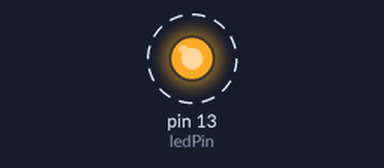
The sketch below on a simulated Arduino Uno, built with avr-gcc and run on an emulated ATmega328P. Parts: output pins drawn as LEDs (lit = HIGH). Dashed ring = blinking.

Above: at 0.5 s.
Timing chart, 0 to 3.5 s (numbered marks = the images above):
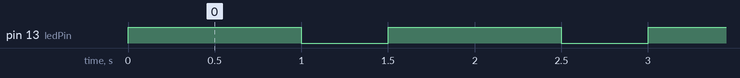

The sketch:

3blinkingdifferentrates.ino
```cpp
// This turns on the onboard LED for 1s and off for 0.5s repeatedly

int ledPin = 13;
int waitTimeOn = 1000;
int waitTimeOff = 500;

void setup(){
    // initialize the digital pin as output
  pinMode(ledPin, OUTPUT);
}

void loop() {
  digitalWrite(ledPin, HIGH);   // turn the LED on (HIGH is the voltage level)
  delay(waitTimeOn);               // wait for a 1 second
  digitalWrite(ledPin, LOW);    // turn the LED off by making the voltage LOW
  delay(waitTimeOff);               // wait for a 0.5 second
}
```

Measured:
- by itself, pin 13 (ledPin): alternates HIGH for 1.0 s and LOW for 0.50 s
